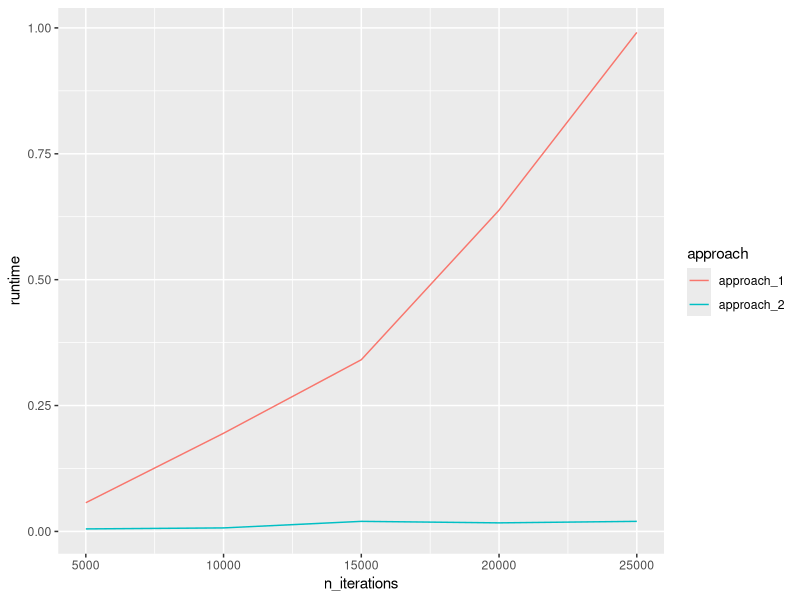

Here is the R script that generated this plot:
## ---- chunk 1
library(tidyverse)
## ---- chunk 2
#First appraoch 
x <- 1:10
y <- 11:20
z <- NULL
for (i in 1:length(x)){
  z <- c(z, x[i] + y[i])
}
z

system.time(for (i in 1:length(x)){
  z <- c(z, x[i] + y[i])
})

#Second approach
x <- 1:10
y <- 11:20
z <- vector(mode = "double", length=10)
for (i in 1:length(x)){
  z[i] <- x[i] + y[i]
}
z
system.time(for (i in 1:length(x)){
  z[i] <- x[i] + y[i]
})

#Test efficiency 
n_iterations <- (1:5)*5000
approach_1 <- vector("double", length(n_iterations))
approach_2 <- vector("double", length(n_iterations))

for (i in 1:length(n_iterations)){
  n <- n_iterations[i]
  vector_of_1 <- NULL
  approach_1[i] <- system.time(
    for (j in 1:n){
      vector_of_1 <- c(vector_of_1, 1)
    }
  )[3]
  
  ###Approach 2
  vector_of_1 <- vector(mode = "double", length=n)
  approach_2[i] <- system.time(
    for (j in 1:n){
      vector_of_1[j] <- 1
    }
  )[3]
}

tibble(n_iterations, approach_1, approach_2) |>
  pivot_longer(2:3, names_to = "approach", values_to = "runtime") |>
  ggplot(aes(x=n_iterations, y=runtime, color=approach)) +
  geom_line()

## ---- chunk 3
set<-c(letters, " ", ",", "!")
i <- 1
n <- 1000
set.seed(42)
for (i in 1:n){
  if(i==1){
    current_letter <- sample(LETTERS, 1)
    hysterical_monkey <- current_letter
  } else {
    if(last_letter == "!" & i != n){
      current_letter <- str_c(" ", sample(LETTERS, 1))
    } else if(last_letter == "," & i != n){
      current_letter <- str_c(" ", sample(letters, 1))
    } else if(last_letter %in% c(",", "!") & i == n){
      current_letter <- " "
    } else if(last_letter == " "){
      current_letter <- sample(letters, 1)
    } else if (str_count(last_letter) == 2){
      current_letter <- ""
    } else {
      current_letter <- sample(set, 1)
    }
    hysterical_monkey <- str_c(hysterical_monkey, current_letter)
  }
  last_letter <- current_letter
}

